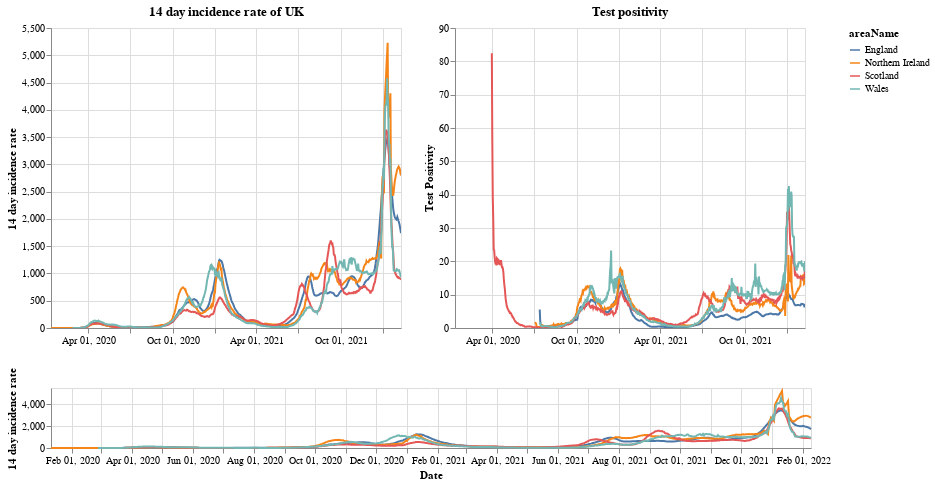

Write notebook code for a chart like this one.
### Markdown cell above
# Plots

First a plot with each country in the UK. The top right shows the positivity rate for (which is the percentage of registered tests which were positive) while the top left is the 14 day incidence rate. The bottom chart can be used to select the timeframe (does not work on a mobile device).

### Code cell
#collapse
brush = alt.selection(type='interval', name='DateBrush',encodings=['x'],fields=['Time'])
leg_selection = alt.selection_multi(fields=['areaName'], bind='legend')

base = alt.Chart(uk_cases).mark_line().encode(
    x=alt.X("yearmonthdate(date):T", axis=alt.Axis(title='Date')),
    y=alt.Y("twoWeeklyCasesRate:Q", axis=alt.Axis(title='14 day incidence rate')),
    tooltip=['areaName', 'date','twoWeeklyCasesRate', 'testPositivity'],
    color='areaName',
    opacity=alt.condition(leg_selection, alt.value(2), alt.value(0.1))
).add_selection(leg_selection).properties(width=350)

upper = base.encode(alt.X('yearmonthdate(date):T', axis=alt.Axis(title=''),
                         scale=alt.Scale(domain=brush))
                   ).properties(title=f'14 day incidence rate of UK')
upper_right = upper.encode(alt.Y('testPositivity:Q', axis=alt.Axis(title='Test Positivity'))).properties(title='Test positivity')
lower = base.properties(height=60, width = 760).add_selection(brush)

(upper | upper_right) & lower

### Figure 1 — Vega-Lite specification as saved in the notebook (floating-point values rounded to 4 significant figures; data arrays with more than 128 entries replaced by an {"elided": "..."} marker saying what was removed)
{"config": {"view": {"continuousWidth": 400, "continuousHeight": 300}}, "vconcat": [{"hconcat": [{"mark": "line", "encoding": {"color": {"type": "nominal", "field": "areaName"}, "opacity": {"condition": {"value": 2, "selection": "selector001"}, "value": 0.1}, "tooltip": [{"type": "nominal", "field": "areaName"}, {"type": "temporal", "field": "date"}, {"type": "quantitative", "field": "twoWeeklyCasesRate"}, {"type": "quantitative", "field": "testPositivity"}], "x": {"type": "temporal", "axis": {"title": ""}, "field": "date", "scale": {"domain": {"selection": "DateBrush"}}, "timeUnit": "yearmonthdate"}, "y": {"type": "quantitative", "axis": {"title": "14 day incidence rate"}, "field": "twoWeeklyCasesRate"}}, "selection": {"selector001": {"type": "multi", "fields": ["areaName"], "bind": "legend"}}, "title": "14 day incidence rate of UK", "width": 350}, {"mark": "line", "encoding": {"color": {"type": "nominal", "field": "areaName"}, "opacity": {"condition": {"value": 2, "selection": "selector001"}, "value": 0.1}, "tooltip": [{"type": "nominal", "field": "areaName"}, {"type": "temporal", "field": "date"}, {"type": "quantitative", "field": "twoWeeklyCasesRate"}, {"type": "quantitative", "field": "testPositivity"}], "x": {"type": "temporal", "axis": {"title": ""}, "field": "date", "scale": {"domain": {"selection": "DateBrush"}}, "timeUnit": "yearmonthdate"}, "y": {"type": "quantitative", "axis": {"title": "Test Positivity"}, "field": "testPositivity"}}, "selection": {"selector001": {"type": "multi", "fields": ["areaName"], "bind": "legend"}}, "title": "Test positivity", "width": 350}]}, {"mark": "line", "encoding": {"color": {"type": "nominal", "field": "areaName"}, "opacity": {"condition": {"value": 2, "selection": "selector001"}, "value": 0.1}, "tooltip": [{"type": "nominal", "field": "areaName"}, {"type": "temporal", "field": "date"}, {"type": "quantitative", "field": "twoWeeklyCasesRate"}, {"type": "quantitative", "field": "testPositivity"}], "x": {"type": "temporal", "axis": {"title": "Date"}, "field": "date", "timeUnit": "yearmonthdate"}, "y": {"type": "quantitative", "axis": {"title": "14 day incidence rate"}, "field": "twoWeeklyCasesRate"}}, "height": 60, "selection": {"selector001": {"type": "multi", "fields": ["areaName"], "bind": "legend"}, "DateBrush": {"type": "interval", "encodings": ["x"], "fields": ["Time"]}}, "width": 760}], "data": {"name": "data-332b3dbc1a47f5dd42510bac3514154d"}, "$schema": "https://vega.github.io/schema/vega-lite/v4.8.1.json", "datasets": {"data-332b3dbc1a47f5dd42510bac3514154d": {"elided": "2930 records"}}}
